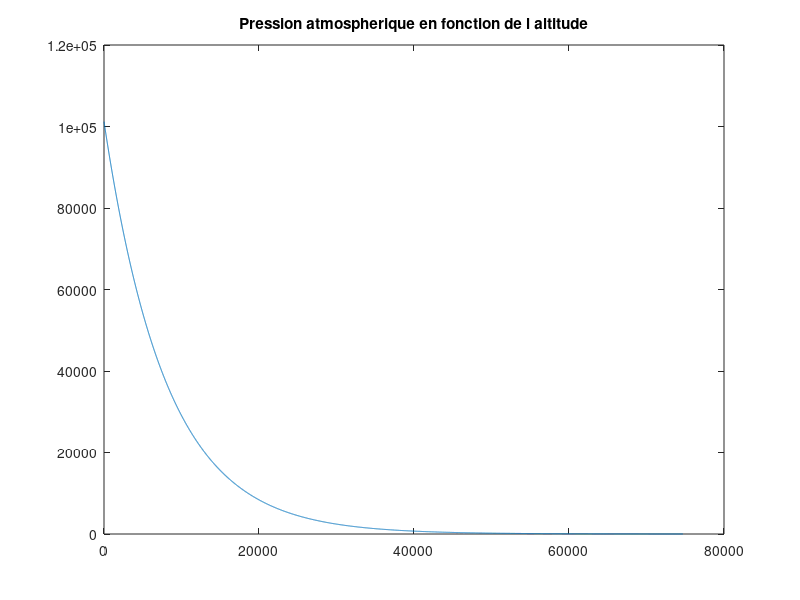

This figure's MATLAB source:
clear all

R_Terre = 6378137
G = 6.674*10^(-11)
M_Terre = 5.972*10^24
rho_0 = 1.292
P_0 = 101325

dz = 10%input("precision en metre: ")
k = 1;

z = 0;
g = 9.81;
P = P_0;

while P > 10 ;
  
  g = g + G*M_Terre/((R_Terre+z)^2)*dz;
  
  P = P_0*exp(-rho_0*g/P_0);
  
  rho = rho_0*P/P_0;
  
  liste_rho(k) = rho;
  liste_z(k) = z;
  liste_P(k) = P;
  
  k = k + 1;
  z = z + dz;
endwhile

z

P/P_0

plot(liste_z,liste_P)
title("Pression atmospherique en fonction de l altitude")